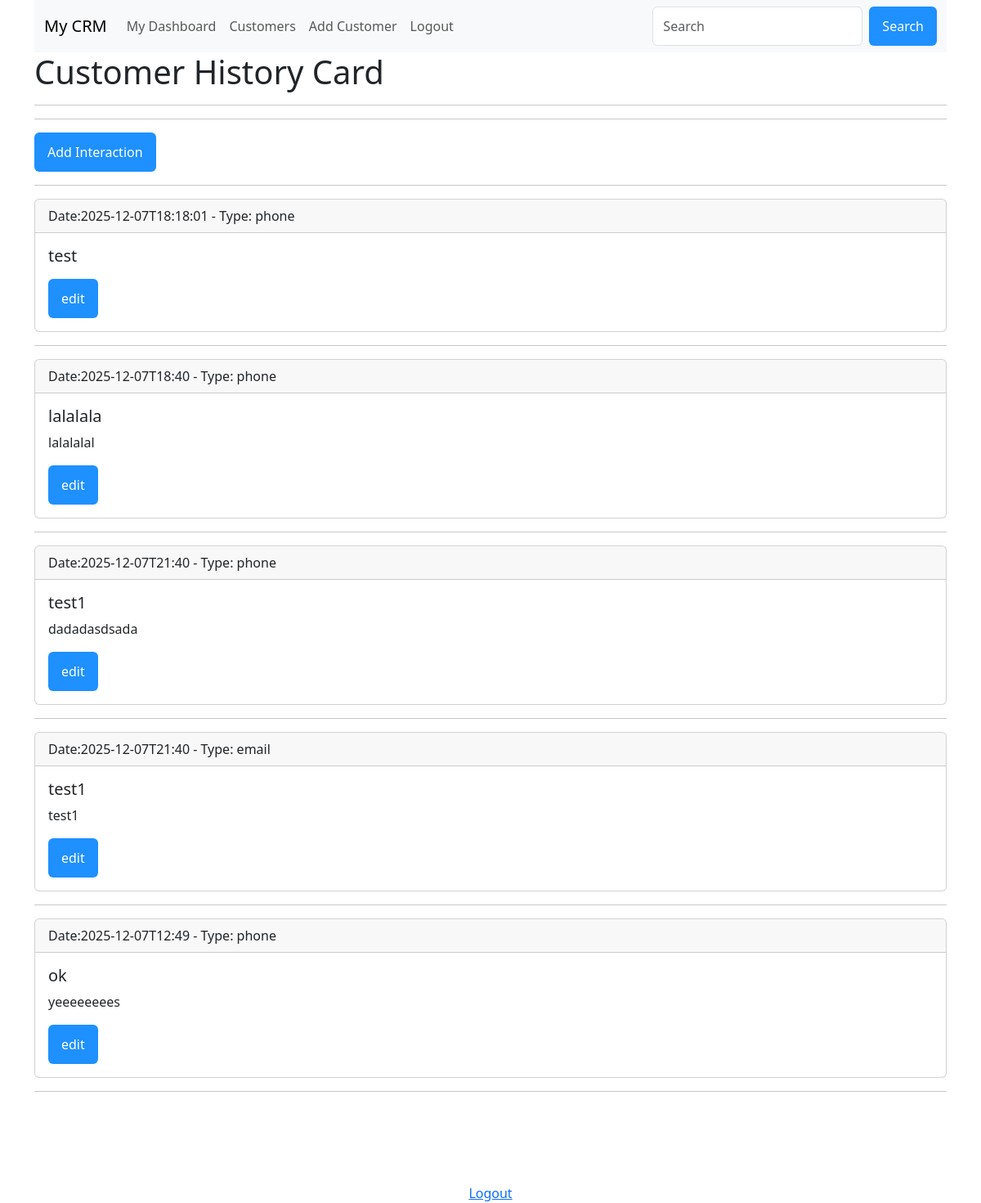
Screenshot of /customer/history/8 (signed in) with the database file from the repository.
### tables this page shows
CREATE TABLE interactions (
                        interaction_id INTEGER PRIMARY KEY AUTOINCREMENT,
                        customer_id INTEGER,
                        user_id INTEGER,
                        type TEXT,
                        interaction_date TIMESTAMP,
                        subject TEXT,
                        notes TEXT,
                        customer_responded TEXT,
                        created_at TIMESTAMP
                        );

### app.py (the view)
@app.route('/customer/history/<int:cid>')
@roles_permitted(['employee'])
def customer_history(cid):
    db = get_db_conn()
    cursor = db.cursor()
    interactions = cursor.execute("SELECT * FROM interactions WHERE customer_id=?", (cid,)).fetchall()
    return render_template('customer_history.html', interactions=interactions, cid=cid)

### app.py (called while the page is built)
def roles_permitted(roles):
    def decorator(f):
        @wraps(f)
        def wrapper(*args, **kwargs):
            if 'uid' in session and session['role'] in roles:
                return f(*args, **kwargs)
            else:
                flash(f'ERROR: you need {roles} role to access this page')
                return redirect('/login')
        return wrapper
    return decorator

def get_db_conn():
    db = sqlite3.connect('crm.db')
    db.row_factory = sqlite3.Row
    return db

### templates/customer_history.html (shortened to what this page needs)
{% extends 'base_employee.html' %}
{% block content %}
<h1>Customer History Card</h1>
<hr>
<hr>
<a href="/add/interaction/{{cid}}" class="btn btn-primary">Add Interaction</a>
<hr>
{%for interaction in interactions%}
<div class="card">
  <div class="card-header">
    Date:{{ interaction['interaction_date'] }} - Type: {{ interaction['type'] }}
  </div>
  <div class="card-body">
    <h5 class="card-title">{{ interaction['subject'] }}</h5>
    <p class="card-text">{{ interaction['notes'] }}</p>
    <a href="/edit/interaction/{{interaction['interaction_id']}}" class="btn btn-primary">edit</a>
  </div>
</div>
<hr>
{%endfor%}
<br>
<br>
<br>
<br>
<div style="text-align: center;"><a href="/logout">Logout</a></div>
{% endblock %}

### templates/base.html (style rules this page uses)
.btn { background-color: DodgerBlue; border: none; color: white; padding: 12px 16px; font-size: 16px; cursor: pointer; }

### rows the page displays
interactions: interaction_date "2025-12-07T18:18:01", type "phone", subject "test"
interactions: interaction_date "2025-12-07T18:40", type "phone", subject "lalalala", notes "lalalalal"
interactions: interaction_date "2025-12-07T21:40", type "phone", subject "test1", notes "dadadasdsada"
interactions: interaction_date "2025-12-07T21:40", type "email", subject "test1", notes "test1"
interactions: interaction_date "2025-12-07T12:49", type "phone", subject "ok", notes "yeeeeeeees"
